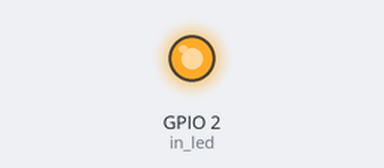
This sketch was run on a simulated ESP8266 (NodeMCU). Shown: output pins drawn as LEDs (lit = HIGH). WiFi joins after 1.5 s; servers stay silent unless stated; no MQTT or app messages arrive unless stated.

Above: at 0.1 s.
At 1.6 s:
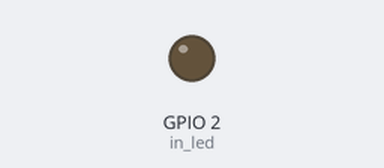
Timing chart, 0 to 3.1 s (numbered marks = the images above):
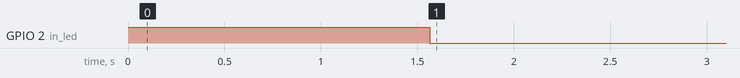

Measured:
- by itself, GPIO 2 (in_led): HIGH → LOW at 1.6 s

The sketch:

ESPLineDancer.ino
```cpp
#include <ESP8266WiFi.h>
#include <PubSubClient.h>

#define wifi_ssid "Robot14"
#define wifi_password "ciscocisco"

#define mqtt_server "192.168.137.1"
#define mqtt_port 1883

#define in_topic "/light/in"
#define in_x "/point/x"
#define in_y "/point/y"
#define in_z "/point/z"
#define out_topic "/light/out" //output

// Replace by 2 if you aren't enable to use Serial Monitor... Don't forget to Rewire R1 to GPIO2!
#define in_led 2

int lastTimeSend;

const int waitTime = 500;

WiFiClient espClient;
PubSubClient client;

void setup() {
  Serial.begin(115200);
  pinMode(in_led, OUTPUT);
  digitalWrite(in_led, HIGH);
  setup_wifi();
  client.setClient(espClient);
  client.setServer(mqtt_server, mqtt_port);
  client.setCallback(callback);

  // initialize digital pin LED_BUILTIN as an output.
  pinMode(in_led, OUTPUT);
  digitalWrite(in_led, HIGH);
}

void setup_wifi() {
  delay(10);
  // We start by connecting to a WiFi network

  WiFi.begin(wifi_ssid, wifi_password);

  while (WiFi.status() != WL_CONNECTED) {
    delay(500);
  }
}

void reconnect() {
  // Loop until we're reconnected
  while (!client.connected()) {
    // Attempt to connect
    // If you do not want to use a username and password, change next line to
    // if (client.connect("ESP8266Client")) {
    if (client.connect("ESP8266Client")) {
      client.subscribe(in_x);
      client.subscribe(in_y);
      client.subscribe(in_z);
    } else {
      delay(5000);
    }
  }
}

void callback(char* topic, byte* payload, unsigned int length) {
 if (topic == in_x ){
    Serial.print("(");
  }
 for (int i = 0; i < length; i++) {
  char receivedChar = (char)payload[i];
  //Serial.print(receivedChar);
  if (topic == in_x || topic == in_y){
    Serial.print(receivedChar);
  }
 }
 if (topic == in_x ){
    Serial.print(",");
  }
  else if ( topic == in_y) {
    Serial.print(")");
  }
 Serial.println();
}

void loop() {
  if (!client.connected()) {
    digitalWrite(in_led, HIGH);
    reconnect();
  }
  digitalWrite(in_led, LOW);
  client.loop();
  // Publishes a random 0 and 1 like someone switching off and on randomly (random(2))
  if(millis() > lastTimeSend + waitTime){
      client.publish(out_topic, "Online", true);
      lastTimeSend = millis();
  }

  delay(100);


  //delay(1000);
}
```
